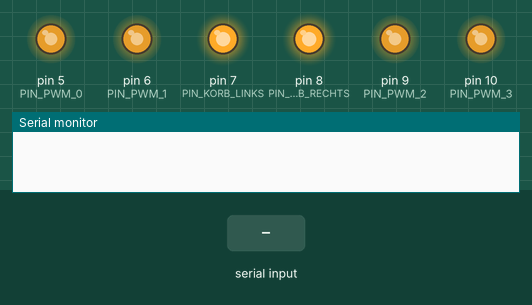
The sketch below on a simulated Arduino Uno, built with avr-gcc and run on an emulated ATmega328P. Parts: output pins drawn as LEDs (lit = HIGH), the last lines printed to the serial monitor. The inputs (shaded band) are chosen by the test bench.

Above: at 1.2 s.
1.3 s: "90,45\n" received over Serial
At 2.5 s:
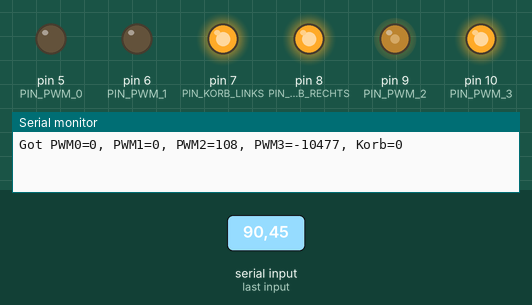
2.8 s: byte 10 ('\n') received over Serial
At 3.8 s:
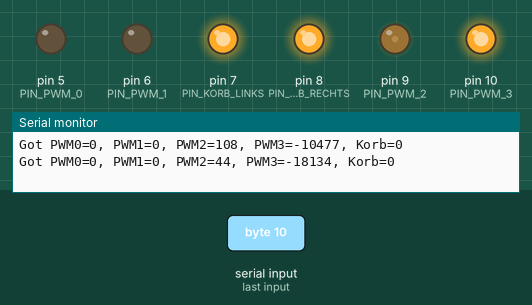
4.3 s: "5\n" received over Serial
At 4.9 s:
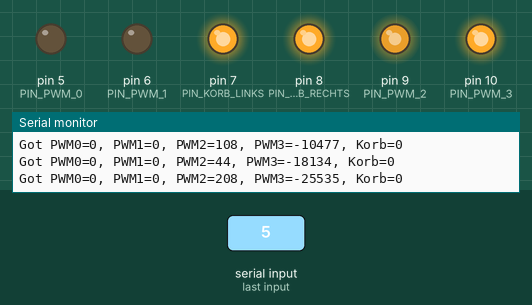
5.8 s: "90\n" received over Serial
At 7.2 s:
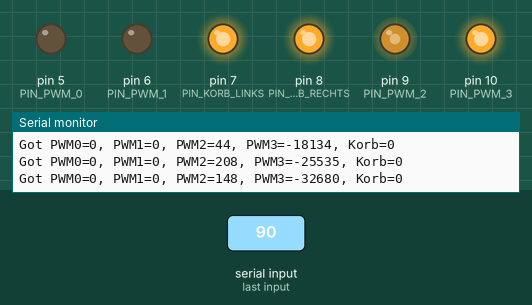
Timing chart, 0 to 8.3 s (numbered marks = the images above; inputs shaded):
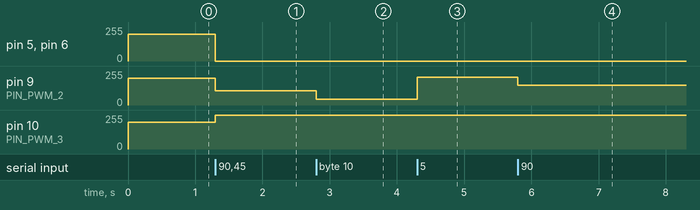

The sketch:

ArduinoOfTheCrane.ino
```cpp
const int PIN_KORB_LINKS = 7;
const int PIN_KORB_RECHTS = 8;
const int PIN_PWM_0 = 5; // hub auf (250)/ab(lower)
const int PIN_PWM_1 = 6; // nicken 250=hoch
const int PIN_PWM_2 = 9; // teleskop 100=rein, 250=raus
const int PIN_PWM_3 = 10; // higher=left turn

const int NEUTRAL = 199;

// 0pwm   = 24V
// 200pwm = 5.17V
// 255pwm = 0V

void setup() {
  pinMode(PIN_KORB_LINKS, OUTPUT);
  pinMode(PIN_KORB_RECHTS, OUTPUT);
  pinMode(PIN_PWM_0, OUTPUT);
  pinMode(PIN_PWM_1, OUTPUT);
  pinMode(PIN_PWM_2, OUTPUT);
  pinMode(PIN_PWM_3, OUTPUT);
  Serial.begin(115200);
  setOutput(NEUTRAL,NEUTRAL,NEUTRAL,NEUTRAL,0);
}

char buf[100] = {0};
int buf_cnt = 0;
long last_reception_micros = 0;

void loop() {
  long now = micros();
  while(Serial.available())
  {
    if(buf_cnt >= 100)
    {
      buf_cnt=0;
    }
    char c = Serial.read();
    buf[buf_cnt++] = c;
    if(c == '\n')
    {
      buf[buf_cnt] = '\0';
      buf_cnt=0;
      interpreteCommand();
    }
  }
  if(now - last_reception_micros > 1000)
  {
      buf_cnt=0;
  }
}

void interpreteCommand()
{
  int pwm0, pwm1, pwm2, pwm3, korb;
  sscanf(buf, "%d,%d,%d,%d,%d", &pwm0, &pwm1, &pwm2, &pwm3, &korb);

  setOutput(pwm0, pwm1, pwm2, pwm3, korb);

  Serial.print("Got");
  Serial.print(" PWM0=");
  Serial.print(pwm0, DEC);
  Serial.print(", PWM1=");
  Serial.print(pwm1, DEC);
  Serial.print(", PWM2=");
  Serial.print(pwm2, DEC);
  Serial.print(", PWM3=");
  Serial.print(pwm3, DEC);
  Serial.print(", Korb=");
  Serial.print(korb, DEC);
  Serial.println();
}

void setOutput(int pwm0, int pwm1, int pwm2, int pwm3, int korb)
{
  if(korb < 0)
  {
    digitalWrite(PIN_KORB_LINKS, LOW);
    digitalWrite(PIN_KORB_RECHTS, HIGH);
  }
  else if(korb > 0)
  {
    digitalWrite(PIN_KORB_LINKS, HIGH);
    digitalWrite(PIN_KORB_RECHTS, LOW);
  }
  else
  {
    digitalWrite(PIN_KORB_LINKS, HIGH);
    digitalWrite(PIN_KORB_RECHTS, HIGH);
  }

  //-100..100 --> 0V..10V --> 100%pwm..58.3%pwm
  analogWrite(PIN_PWM_0, pwm0); //map(pwm0, -100,100,  255,149));
  analogWrite(PIN_PWM_1, pwm1); //map(pwm1, -100,100,  255,149));
  analogWrite(PIN_PWM_2, pwm2); //map(pwm2, -100,100,  255,149));
  analogWrite(PIN_PWM_3, pwm3); //map(pwm3, -100,100,  255,149));

}
```

Measured:
- after the input at 1.3 s, pin 5 (PIN_PWM_0), pin 6 (PIN_PWM_1): 199/255 → 0/255 at once; pin 9 (PIN_PWM_2): 199/255 → 108/255 at once; pin 10 (PIN_PWM_3): 199/255 → 255/255 at once
- after the input at 2.8 s, pin 9 (PIN_PWM_2): 108/255 → 44/255 at once
- after the input at 4.3 s, pin 9 (PIN_PWM_2): 44/255 → 208/255 at once
- after the input at 5.8 s, pin 9 (PIN_PWM_2): 208/255 → 148/255 at once
